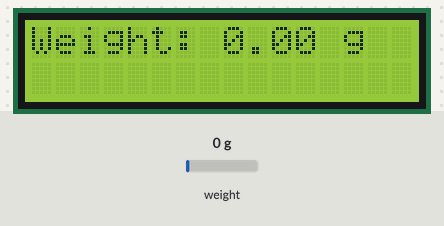
Simulated run of this sketch. Board: ESP8266 (NodeMCU). Shown: 16×2 character LCD. The test bench sets the inputs (shaded band); at power-on: weight on the scale 0 g. What the sketch prints to the serial monitor is not drawn.

Above: at 3.7 s.
3.8 s: weight on the scale set to 100 g
At 5.4 s:
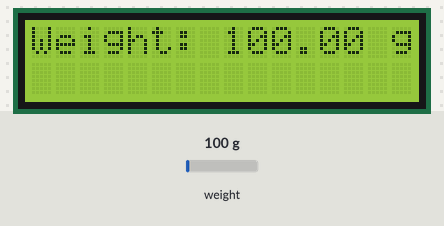
5.7 s: weight on the scale set to 1250 g
At 7.2 s:
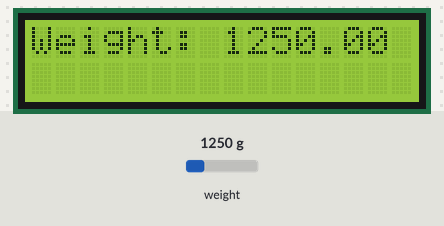
7.9 s: weight on the scale set to 2500 g
At 8.9 s:
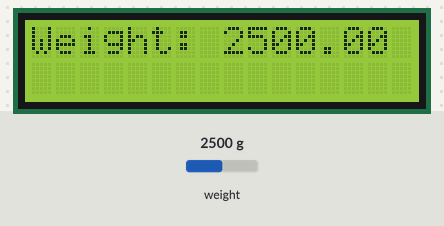
Timing chart, 0 to 10.9 s (numbered marks = the images above; inputs shaded):
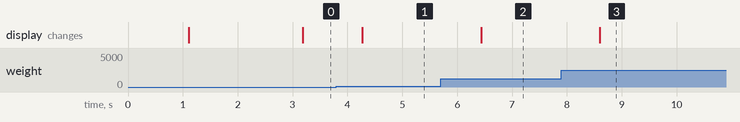

Measured:
- after the input at 3.8 s, the display: changes after 0.47 s (image 1)
- after the input at 5.7 s, the display: changes after 0.74 s (image 2)
- after the input at 7.9 s, the display: changes after 0.70 s (image 3)

The sketch:

projet_final_code.ino
```cpp
#include "HX711.h"
#include <Wire.h>
#include <LiquidCrystal_I2C.h>

LiquidCrystal_I2C lcd(0x27, 16, 2);

const int LOADCELL_DOUT = D5;
const int LOADCELL_SCK = D6;

HX711 scale;
float calibration_factor = 1820;
float units;
int ounces;

void setup()
{
  Serial.begin(115200);
  Wire.begin(D2, D1);
  lcd.init();
  lcd.backlight();
  lcd.setCursor(0, 0);
  lcd.print("Circuit Digest");
  lcd.setCursor(0, 1);
  lcd.print("NodeMCU Wg Scale");

  delay(1000);

  lcd.clear();

  Serial.println("HX711 calibration sketch");
  Serial.println("Remove all weight from scale");
  Serial.println("After readings begin, place known weight on the scale");
  Serial.println("Press + or a to increase calibration factor");
  Serial.println("Press - or z to decrease calibration factor");

  scale.begin(LOADCELL_DOUT, LOADCELL_SCK);
  scale.set_scale(calibration_factor);
  scale.tare();
}

void loop()
{

  units = scale.get_units(10);


  if (units < 0)
  {
    units = 0;
  }
  lcd.init();
  lcd.clear();
  lcd.backlight();
  lcd.setCursor(0, 0);
  lcd.print("Weight: ");
  lcd.print(units, 2);
  lcd.print(" g");

  Serial.print("Weight: ");
  Serial.print(units, 2);
  Serial.println(" grams");

  if (Serial.available())
  {
    char temp = Serial.read();
    if (temp == '+' || temp == 'a')
      calibration_factor += 1;
    else if (temp == '-' || temp == 'z')
      calibration_factor -= 1;

    scale.set_scale(calibration_factor);
  }
}
```
